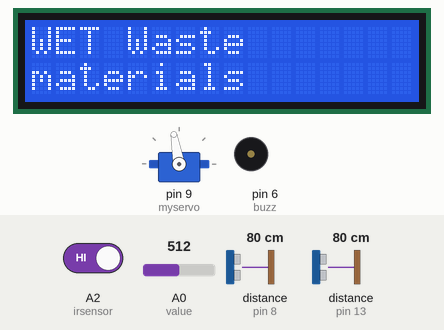
This sketch was run on a simulated Arduino Uno, built with avr-gcc and run on an emulated ATmega328P. Shown: 16×2 character LCD, servo, buzzer (waves = sounding, pin HIGH). The test bench sets the inputs (shaded band); at power-on: distance to the obstacle (sensors on pin 8, pin 13) 80 cm, A0 (value) = 512, A2 (irsensor) HIGH. The echo pulse lasts 58.3 µs per cm; pins used as bus, display or sensor lines are not drawn; what the sketch prints to the serial monitor is not drawn.

Above: at 6.6 s.
6.7 s: distance to the obstacle (sensor on pin 8) set to 12 cm
At 8.1 s:
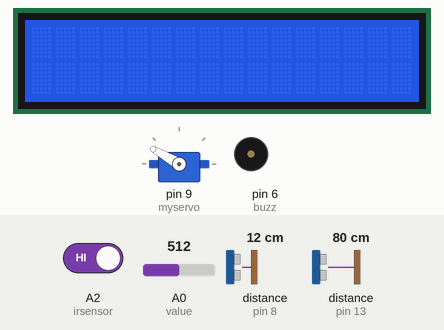
15.8 s: distance to the obstacle (sensor on pin 8) set to 9 cm
At 19.3 s:
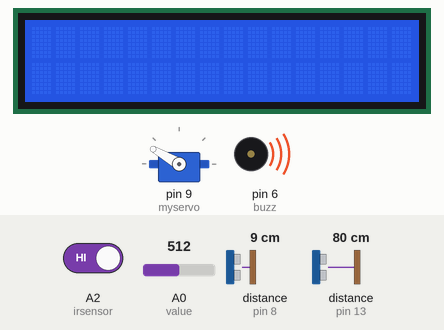
21.0 s: A0 (value) set to 890
23.1 s: A0 (value) set to 914
25.2 s: A0 (value) set to 716
At 29.1 s:
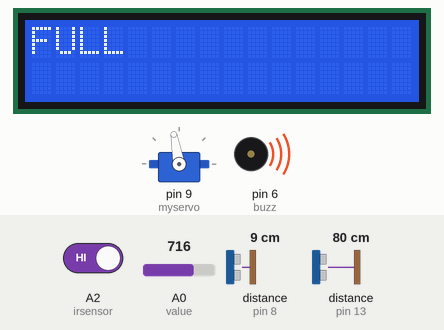
29.2 s: distance to the obstacle (sensor on pin 8) set to 18 cm
At 32.8 s:
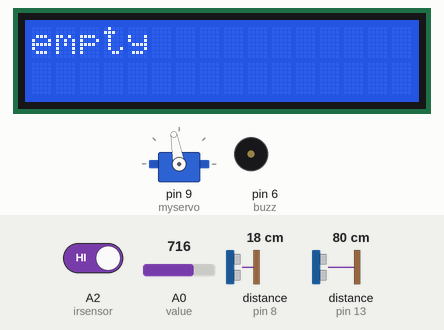
Timing chart, 0 to 35.4 s (numbered marks = the images above; inputs shaded):
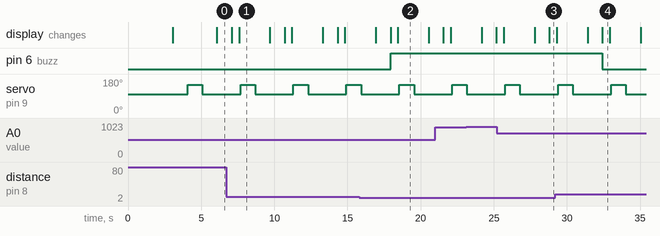

The sketch:

Smart_Dustbin_Wet_Dry_Segregation.ino
```cpp
#include <LiquidCrystal.h>

#include <Servo.h>
#include <Wire.h> // Library for I2C communication
#include <LiquidCrystal.h> // Library for LCD
Servo myservo;  // create servo object to control a servo
// twelve servo objects can be created on most boards
int irsensor = A2;
int pos = 0;    // variable to store the servo position
int value = A0;
#define trigPin 7
#define echoPin 8
#define trigPin1 10
#define echoPin1 13
#define buzz 6
const int rs = 12, en = 11, d4 = 5, d5 = 4, d6 = 3, d7 = 2;
LiquidCrystal lcd(rs, en, d4, d5, d6, d7);
void setup() {
  pinMode(trigPin, OUTPUT);
  pinMode(echoPin, INPUT);
  pinMode(trigPin1, OUTPUT);
  pinMode(echoPin1, INPUT);
  pinMode(buzz, OUTPUT);
 lcd.begin(16, 2);

  lcd.setCursor(0, 0);
  lcd.print("TRASH IN");
  lcd.setCursor(0, 1);
  lcd.print("CASH OUT");
  delay(3000);
  lcd.clear();
  Serial.begin(9600);
  myservo.attach(9);  // attaches the servo on pin 9 to the servo objec
  myservo.write(100);
  delay(1000);
  pinMode (irsensor, INPUT);
  pinMode (value, INPUT);
}

void loop() {
  value = analogRead(A0);
  if (digitalRead(A2) == LOW && value > 950)
  {
    myservo.write(30);
    delay(1000);
    myservo.write(100);
    delay(1000);
    lcd.setCursor(0, 0);
    lcd.print("DRY Waste");
    lcd.setCursor(0, 1);
    lcd.print("materials");
    delay (1000);
    lcd.clear();
  }
  else
  {


  }
  lcd.clear();
  value = analogRead(A0);
  if (value < 900) {
    Serial.println(value);
    myservo.write(150);
    delay(1000);
    myservo.write(100);
    delay(1000);
    lcd.setCursor(0, 0);
    lcd.print("WET Waste ");
    lcd.setCursor(0, 1);
    lcd.print("materials");
    delay (1000);
    lcd.clear();
  }
  else
  {


  }
  lcd.clear();
  long duration1, inches1, cm1, duration2, inches2, cm2;

  // The PING))) is triggered by a HIGH pulse of 2 or more microseconds.
  // Give a short LOW pulse beforehand to ensure a clean HIGH pulse:
  digitalWrite(trigPin, LOW);
  delayMicroseconds(2);
  digitalWrite(trigPin, HIGH);
  delayMicroseconds(10);
  digitalWrite(trigPin, LOW);


  // Take reading on echo pin
  duration1 = pulseIn(echoPin, HIGH);
digitalWrite(trigPin1, LOW);
  delayMicroseconds(2);
  digitalWrite(trigPin1, HIGH);
  delayMicroseconds(10);
  digitalWrite(trigPin1, LOW);


  // Take reading on echo pin
  duration2 = pulseIn(echoPin1, HIGH);

  // convert the time into a distance
  inches1 = microsecondsToInches(duration1);
  cm1 = microsecondsToCentimeters(duration1);
  inches2 = microsecondsToInches(duration2);
  cm2 = microsecondsToCentimeters(duration2);


  if (inches1 <4 || inches2 <4)
  {

    digitalWrite(buzz, HIGH);
 lcd.print("FULL");

    delay(500);
  } else {
    lcd.print("empty");
    digitalWrite(buzz, LOW);

    delay(500);
  }
lcd.clear();
  delay(100);
}

long microsecondsToInches(long microseconds)
{

  return microseconds / 74 / 2;
}

long microsecondsToCentimeters(long microseconds)
{
  // The speed of sound is 340 m/s or 29 microseconds per centimeter.
  // The ping travels out and back, so to find the distance of the
  // object we take half of the distance travelled.
  return microseconds / 29 / 2;
}
```

Measured:
- the behaviour switches between 11 and 10 cm on distance to the obstacle (sensor on pin 8) (found by bisection; images 1 and 2)
- after the input at 15.8 s, pin 6 (buzz): LOW → HIGH after 2.1 s; the display: first differs from a run without the input after 2.1 s (image 2 shows a later state)
- after the input at 25.2 s, servo on pin 9 (myservo): 100° → 150° after 0.58 s, → 100° 1.0 s later
- after the input at 29.2 s, pin 6 (buzz): HIGH → LOW after 3.2 s; the display: first differs from a run without the input after 3.2 s (image 4)
- by itself, servo on pin 9 (myservo): alternates 150° for 1.0 s and 100° for 2.6 s
- what the display in image 1 shows lasts 2.1 s, from 7.6 s to 9.7 s
- what the display in image 4 shows lasts 0.5 s, from 32.4 s to 32.9 s
